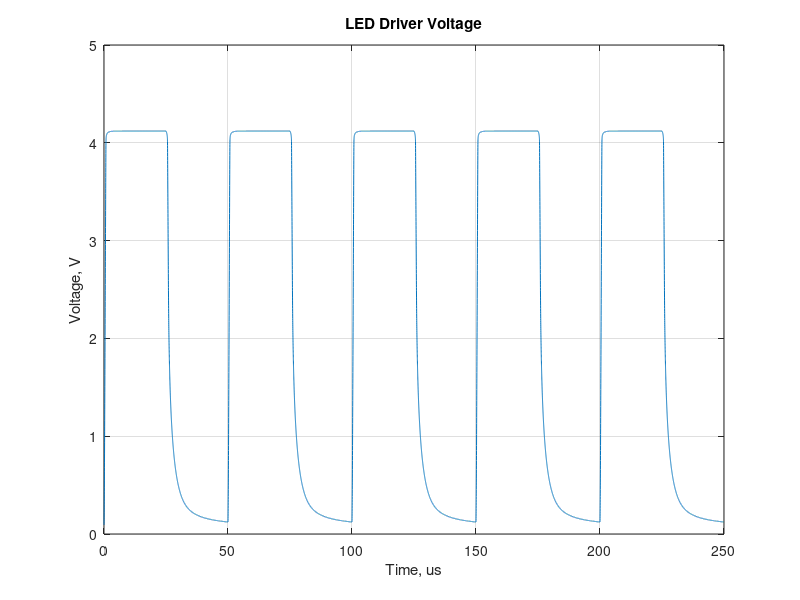
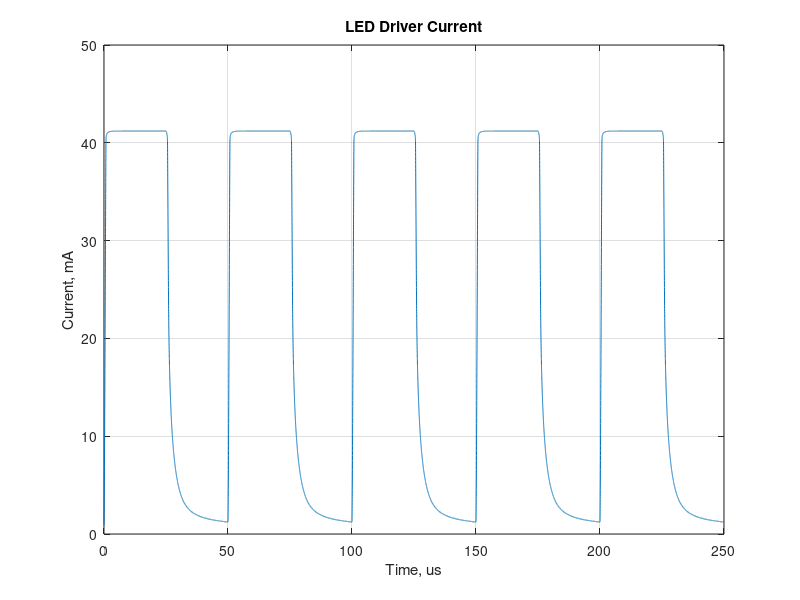
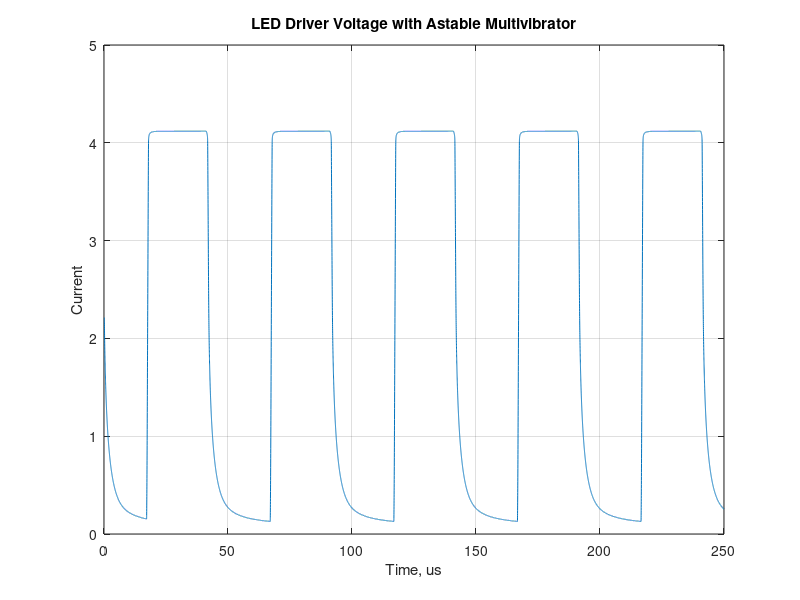
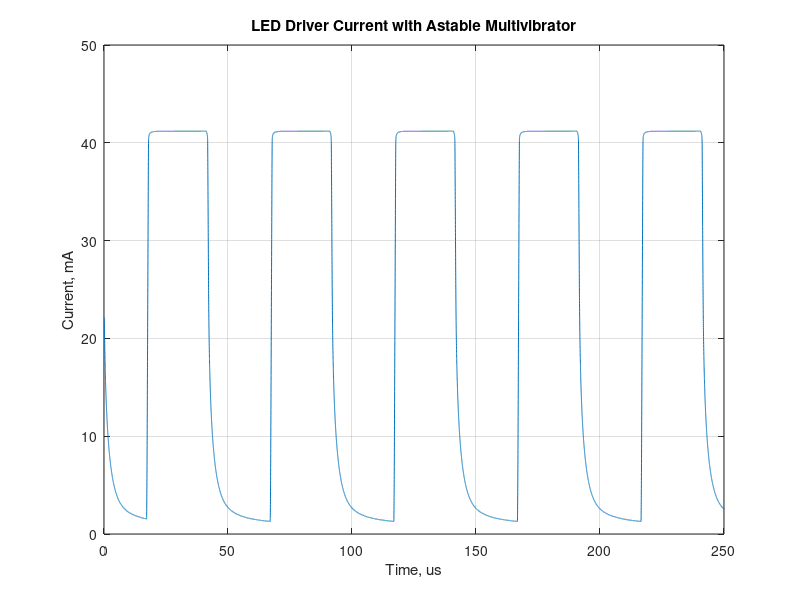

These charts were generated, in order, by the following MATLAB code:
%% Task4 Simulated Plots
% 
%   Author: Derek Haas
%   Date: 11/7/18
%

close all;

%% Plot led driver voltage w/o astable multivibrator 


data = csvread('led_driver_voltage.csv');
voltage = data(:, 2);
time = data(:,1);

figure(1);

plot(time * 1e6, voltage);
title('LED Driver Voltage');
xlabel('Time, us');
ylabel('Voltage, V');
grid on;
xlim([0, 250]);

%% Plot led driver current w/o astable multivibrator 


data = csvread('led_driver_current.csv');
current = data(:, 2);
time = data(:,1);

figure(2);

plot(time * 1e6, current * 1e3);
title('LED Driver Current');
xlabel('Time, us');
ylabel('Current, mA');
grid on;
xlim([0, 250]);

%% Plot led driver voltage w/ astable multivibrator 


data = csvread('ledDriver_full_voltage.CSV');
voltage = data(:, 2);
time = data(:,1);

figure(3);

plot(time * 1e6, voltage);
title('LED Driver Voltage with Astable Multivibrator');
xlabel('Time, us');
ylabel('Current');
grid on;
xlim([0, 250]);

%% Plot led driver current w/ astable multivibrator 


data = csvread('ledDriver_full_current.CSV');
current = data(:, 2);
time = data(:,1);

figure(4);

plot(time * 1e6, current * 1e3);
title('LED Driver Current with Astable Multivibrator');
xlabel('Time, us');
ylabel('Current, mA');
grid on;
xlim([0, 250]);
